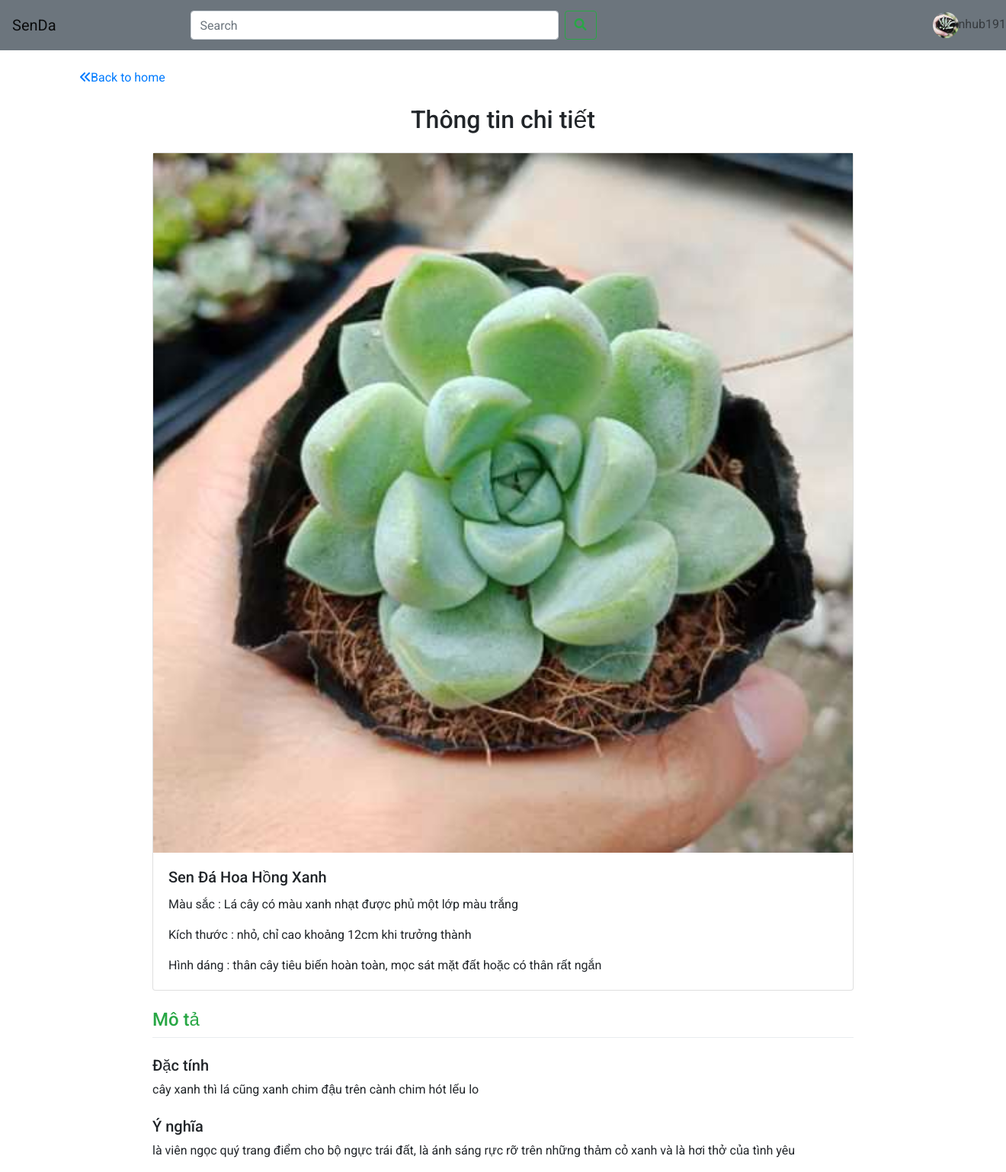
Page /app/pages/detail.php?id=55 (signed in) on the committed database.
### tables this page shows
CREATE TABLE `user` (
  `id` int(10) UNSIGNED NOT NULL,
  `username` varchar(50) NOT NULL,
  `password` varchar(50) NOT NULL,
  `avt` varchar(255) NOT NULL
);

CREATE TABLE `senda` (
  `id` int(5) UNSIGNED NOT NULL,
  `avt` varchar(255) NOT NULL,
  `ten` varchar(20) NOT NULL,
  `mau_sac` varchar(255) NOT NULL,
  `kich_thuoc` text NOT NULL,
  `hinh_dang` varchar(255) NOT NULL,
  `dac_tinh` text NOT NULL,
  `y_nghia` text NOT NULL
);

### app/curd/executeUser.php (called while the page is built, shortened)
<?php
function findUser($username)
{
    require "../config/connect.php";
    $sql = "SELECT * FROM `user` WHERE `username` = '$username'";
    $result = $conn->query($sql);
    if ($result) {
        $data = $result->fetch_assoc();
    }
    return $data;
}

### app/pages/detail.php (the view, shortened to what this page needs)
<!DOCTYPE html>
<html lang="en">
<?php
if (isset($_COOKIE['user'])) {
    require('../curd/executeUser.php');
    $user = findUser($_COOKIE['user']);
    $avt = $user['avt'];
}
?>
<head>
    <link rel="stylesheet" href="https://cdn.jsdelivr.net/npm/bootstrap@4.6.1/dist/css/bootstrap.min.css">
    <link rel="stylesheet" href="../../assets/css/style.css">
    <link rel="stylesheet" href="../../assets/icon/fontawesome-free-6.0.0-web/css/all.min.css">
</head>
<body>
    <div class="container-fuild">
        <nav class="navbar navbar-expand-lg navbar-light bg-secondary">
            <a class="navbar-brand" href="home.php">SenDa</a>
            <form class="form-inline my-2 my-lg-0 ml-16 w-75" action="home.php?ten" method="get">
                <input class="form-control mr-sm-2 mw-custom" type="search" placeholder="Search" aria-label="Search" name="ten" id="search">
                <button class="icon-search btn btn-outline-success my-2 my-sm-0" type="submit">
                    <i class="fa-solid fa-magnifying-glass"></i></button>
            </form>
            <div class="collapse navbar-collapse" id="navbarSupportedContent">
                <ul class="navbar-nav mr-3">
                    <?php if (isset($_COOKIE['user'])) { ?>
                        <li class="nav-item dropdown">
                            <a class="nav-link dropdown-toggle" href="#" style="width: 50px;" id="navbarDropdown" role="button" data-toggle="dropdown" aria-expanded="false">
                                <img class="rounded-circle w-100" src="<?php echo $avt ? $avt : "../../assets/avt/default.png" ?>" alt="avt"><?php echo $_COOKIE['user'] ?>
                            </a>
                        </li>
                    <?php } else  echo '<a class="btn btn-info" href="welcome.php">Đăng nhập</a>' ?>
                </ul>
            </div>
        </nav>
    </div>
    <div class="container">
        <div class="row mt-4">
            <div class="col-lg-12 col-md-6">
                <a href="home.php"><i class="fas fa-angle-double-left"></i>Back to home</a>
            </div>
        </div>
        <h2 class="text-center mt-4">Thông tin chi tiết</h2>
        <div class="mt-4">
            <div class="row">
                <div class="col-lg-10 col-md-6 mx-auto">
                    <?php
                    if (isset($_GET['id'])) {
                        require('../config/connect.php');
                        $id = $_GET['id'];
                        $sql = "SELECT * FROM senda WHERE id = $id";
                        $result = $conn->query($sql);
                        if ($row = $result->fetch_assoc()) {
                            echo '
            <div class="card">
                    <img src="' . $row['avt'] . '" class="img-fuild" alt="' . $row['ten'] . '">
                    <div class="card-body">
                        <h5 class="card-title">' . $row['ten'] . '</h5>
                        <p class="card-text">Màu sắc : ' . $row['mau_sac'] . '</p>
                        <p class="card-text">Kích thước : ' . $row['kich_thuoc'] . '</p>
                        <p class="card-text">Hình dáng : ' . $row['hinh_dang'] . '</p>
                    </div>
                </div>
                <div class="desc mt-4">
                    <h4 class="text-title text-success">Mô tả</h4>
                    <div class="dropdown-divider"></div>
                    <div class="desc-dt mt-4">
                        <h5 class="text-title">Đặc tính</h5>
                        <p class="fs-5">' . $row['dac_tinh'] . '</p>
                    </div>
                    <div class="desc-dt mt-4">
                        <h5 class="text-title">Ý nghĩa</h5>
                        <p class="fs-5">' . $row['y_nghia'] . '</p>
                    </div>
                </div>
            ';
                        }
                    }
                    ?>
                </div>
            </div>
        </div>
    </div>
</body>
</html>

### assets/css/style.css (style rules this page uses)
body { font-family: "Roboto", sans-serif; }
.ml-16 { margin-left: 10rem; }
.mw-custom { width: 50% !important; }

### rows in the picture
user: avt (picture)
senda: avt (picture), ten "Sen Đá Hoa Hồng Xanh", mau_sac "Lá cây có màu xanh nhạt được phủ một lớp màu trắng", kich_thuoc "nhỏ, chỉ cao khoảng 12cm khi trưởng thành", hinh_dang "thân cây tiêu biến hoàn toàn, mọc sát mặt đất hoặc có thân rất ngắn", dac_tinh "cây xanh thì lá cũng xanh chim đậu trên cành chim hót lếu lo", y_nghia "là viên ngọc quý trang điểm cho bộ ngực trái đất, là ánh sáng rực rỡ trên những thảm cỏ xanh và là hơi thở của tình yêu"
